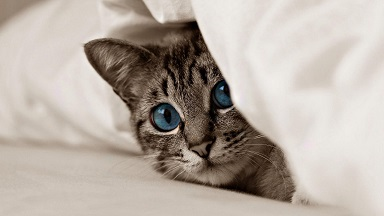
#> input picture comproject/bluecat.jpg, 384 x 216 px, found by its file name; its folder holds 4 pictures in this run
$ python SIFTCal101.py   (older library calls are emulated)
#> lines starting #> are read from the running program, lines starting #| are printed output that depends on the picture; pictures that were not available may be replaced by others from this repository, and a replacement may not be noted
# -*- coding: utf-8 -*-
# @TIME     : 2020/12/06 11:10
# @Author   : Chen Shan
# @Email    : jacobon@foxmail.com
# @File     : SIFTCal101.py
# @Software : PyCharm

'''
CV_INTER_NN - 最近邻插值,
CV_INTER_LINEAR - 双线性插值 (缺省使用)
CV_INTER_AREA - 使用象素关系重采样。当图像缩小时候，该方法可以避免波纹出现。当图像放大时，类似于 CV_INTER_NN 方法..
CV_INTER_CUBIC - 立方插值
'''

import os, codecs
import numpy as np
from sklearn.cluster import KMeans
import cv2  #opencv 读取进来为BGR格式
import matplotlib.pyplot as plt

def cv_show(name,img):
    cv2.imshow(name,img)
    cv2.waitKey(0)
    cv2.destroyAllWindows()

def get_file_name():
    path_filenames = []
    filename_list = []

    root = os.getcwd()  # 获取当前路径
    data = '101_ObjectCategories'  # 101数据集的文件夹名称
    path = os.listdir(root + '/' + data)  # 显示该路径下所有文件
    path.sort()
    vp = 0.1  # 测试集合取总数据前10%
    ftr = open('train.txt', 'w')
    fva = open('val.txt', 'w')
    i = 0

    for line in path:
        subdir = root + '/' + data + '/' + line
        childpath = os.listdir(subdir)
        mid = int(vp * len(childpath))
        for child in childpath[:30]:
            fpath = data + '/' + line + '/'
            subpath = data + '/' + line + '/' + child;
            d = ' %s' % (i)
            t = subpath + d
            path_filenames.append(os.path.join(fpath, child))
            filename_list.append(child)
        i = i + 1
    return path_filenames


def knn_detect(file_list, cluster_nums, randomState=None):
#> called with cluster_nums = 101
    features = []
    files = file_list
    sift = cv2.SIFT()
    for file in files:
        print(file)
        img = cv2.imread(file)
#> img is the input picture: shape (216, 384, 3); mean B, G, R 163.7, 172.7, 182.8
        img = cv2.resize(img, (32, 32), interpolation=cv2.INTER_CUBIC)
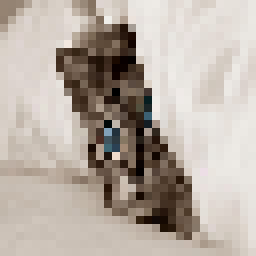
#> img: shape (32, 32, 3) (shown 8 times larger); mean B, G, R 164.4, 173.4, 183.5

        gray = cv2.cvtColor(img, cv2.COLOR_BGR2GRAY)
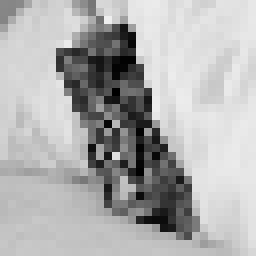
#> gray: shape (32, 32) (shown 8 times larger); min 0, max 238, mean 175.4
        print(gray.dtype)
#| uint8
        _, des = sift.detectAndCompute(gray, None)

        if des is None:
            file_list.remove(file)
            continue

        reshape_feature = des.reshape(-1, 1)
#> reshape_feature = 1280 values, max 190 at index 1173, min 0 at index 6, mean 22.01
        features.append(reshape_feature[0].tolist())

    input_x = np.array(features)
#> input_x = [41]

#> (the run stopped early here; a loop or call above may not have finished)
